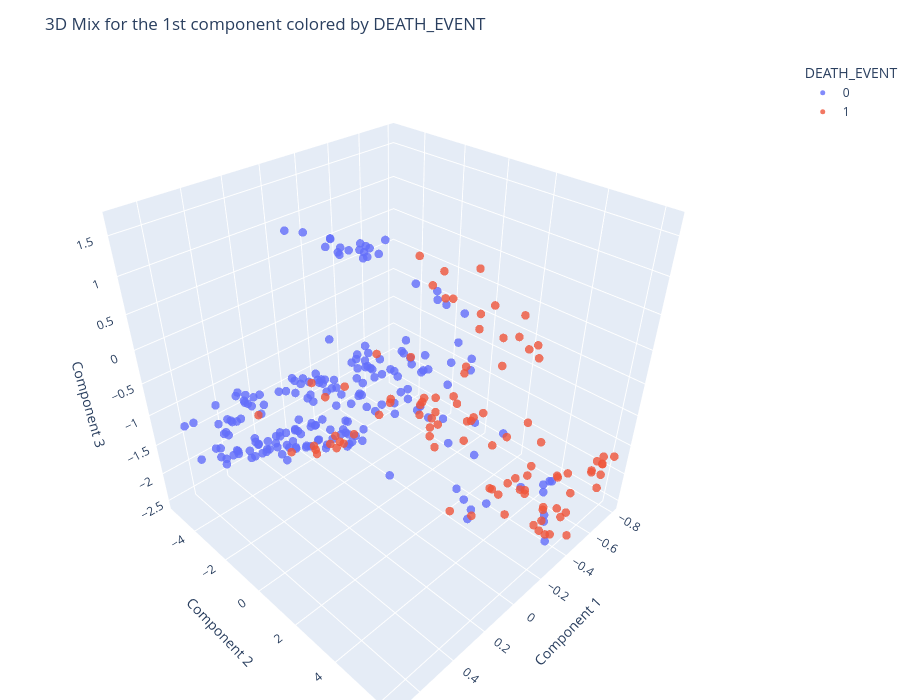

The cell this chart's notebook holds for it:
### Markdown cell above
## Hybrid Mix (PCA1 + t-SNE1 + UMAP1)
---

### Code cell
X_combined = pd.DataFrame({
    "PCA_1": X_pca[:, 0],
    "tSNE_1": X_tsne[:, 0],
    "UMAP_1": X_umap[:, 0],
})

df_mix = pd.concat(
    [pd.DataFrame(X_combined, columns=X_combined.columns),
     pd.Series(y, name=TARGET_COL)],
    axis=1
)

joblib.dump(df_mix, os.path.join(OUTPUT_DIR, 'df_mix.pkl'))
plot_3d(X_combined, y, algorithm="Mix for the 1st component", target_name=TARGET_COL)
